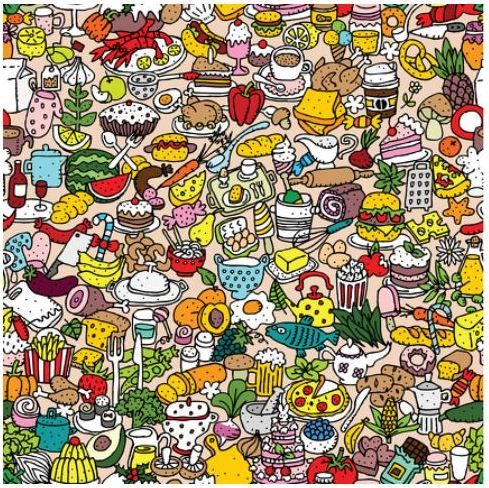
#> input picture ia_projects/assets/f1.jpg, 489 x 488 px, found by its file name
$ python 1_load_images.py
#> lines starting #> are read from the running program, lines starting #| are printed output that depends on the picture
import cv2 as cv
import numpy as np

#c:\\home\\misdatos\\imagen.jpg
img = cv.imread("C:\\Projects\\IA_Projects\\Assets\\f1.jpg", 1)
#> img is the input picture: shape (488, 489, 3); mean B, G, R 115.8, 144.3, 162.1

#print(img.shape[:2])
img2 = np.zeros(img.shape[:2], np.uint8)
b,g,r=cv.split(img)
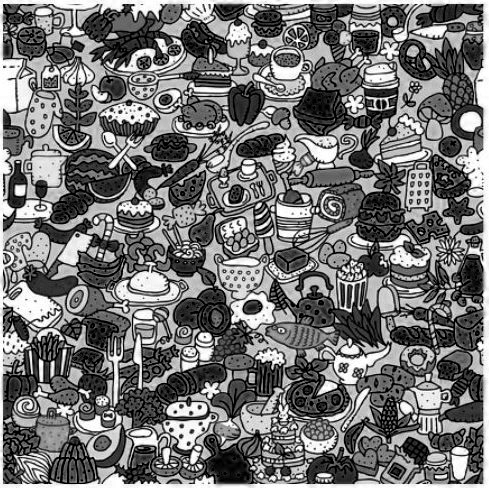
#> b: shape (488, 489); min 0, max 255, mean 115.8
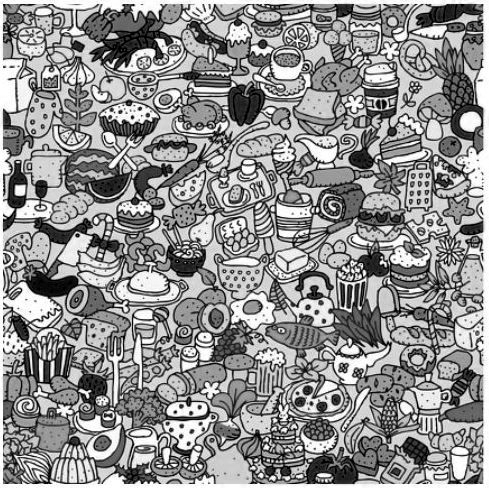
#> g: shape (488, 489); min 0, max 255, mean 144.3
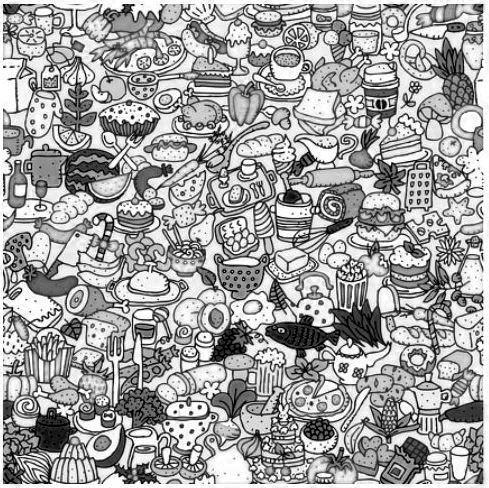
#> r: shape (488, 489); min 0, max 255, mean 162.1
b1=cv.merge([b, img2, img2])
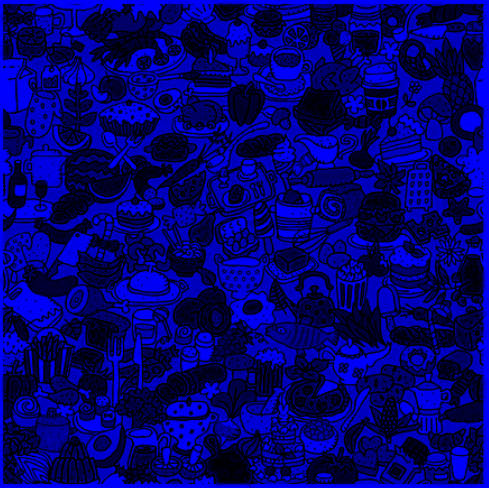
#> b1: shape (488, 489, 3); mean of channels 0, 1, 2 115.8, 0, 0; drawn as B, G, R
g1=cv.merge([img2, g, img2])
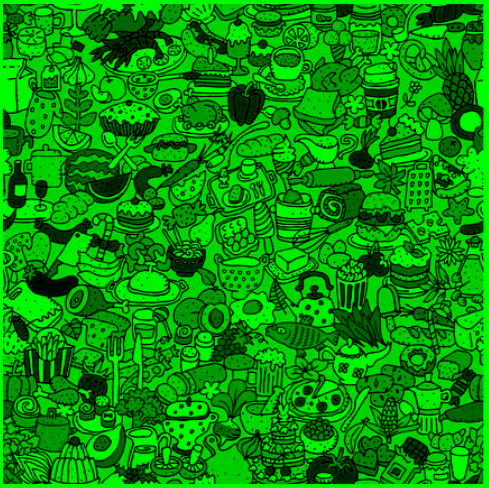
#> g1: shape (488, 489, 3); mean of channels 0, 1, 2 0, 144.3, 0; drawn as B, G, R
r1=cv.merge([img2, img2, r])
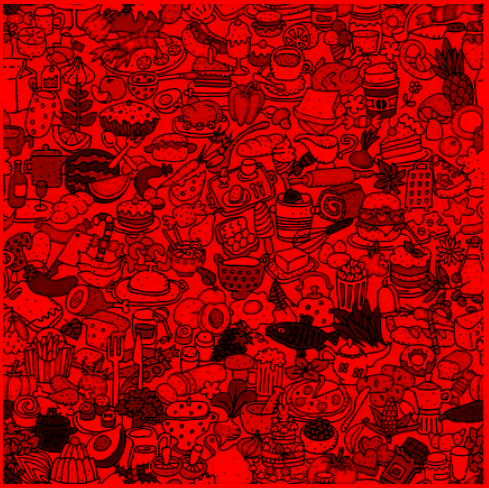
#> r1: shape (488, 489, 3); mean of channels 0, 1, 2 0, 0, 162.1; drawn as B, G, R
res1 = cv.merge([g,r,b])
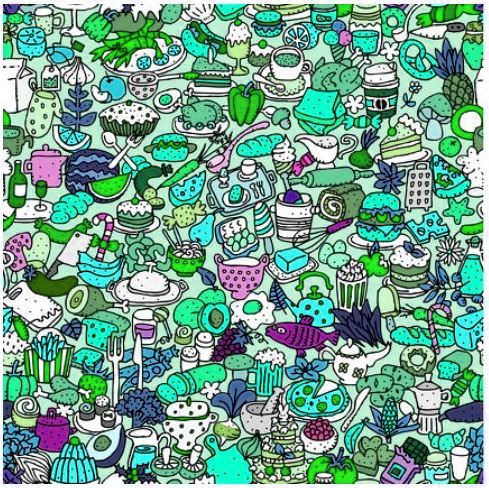
#> res1: shape (488, 489, 3); mean of channels 0, 1, 2 144.3, 162.1, 115.8; drawn as B, G, R
cv.imshow('res1', res1)
cv.imshow('b', b)
cv.imshow('g', g)
cv.imshow('r', r)
cv.imshow('b1', b1)
cv.imshow('g1', g1)
cv.imshow('r1', r1)
cv.imshow('marco2', img2)
cv.imshow('marco', img)
cv.waitKey(0)
cv.destroyAllWindows()
